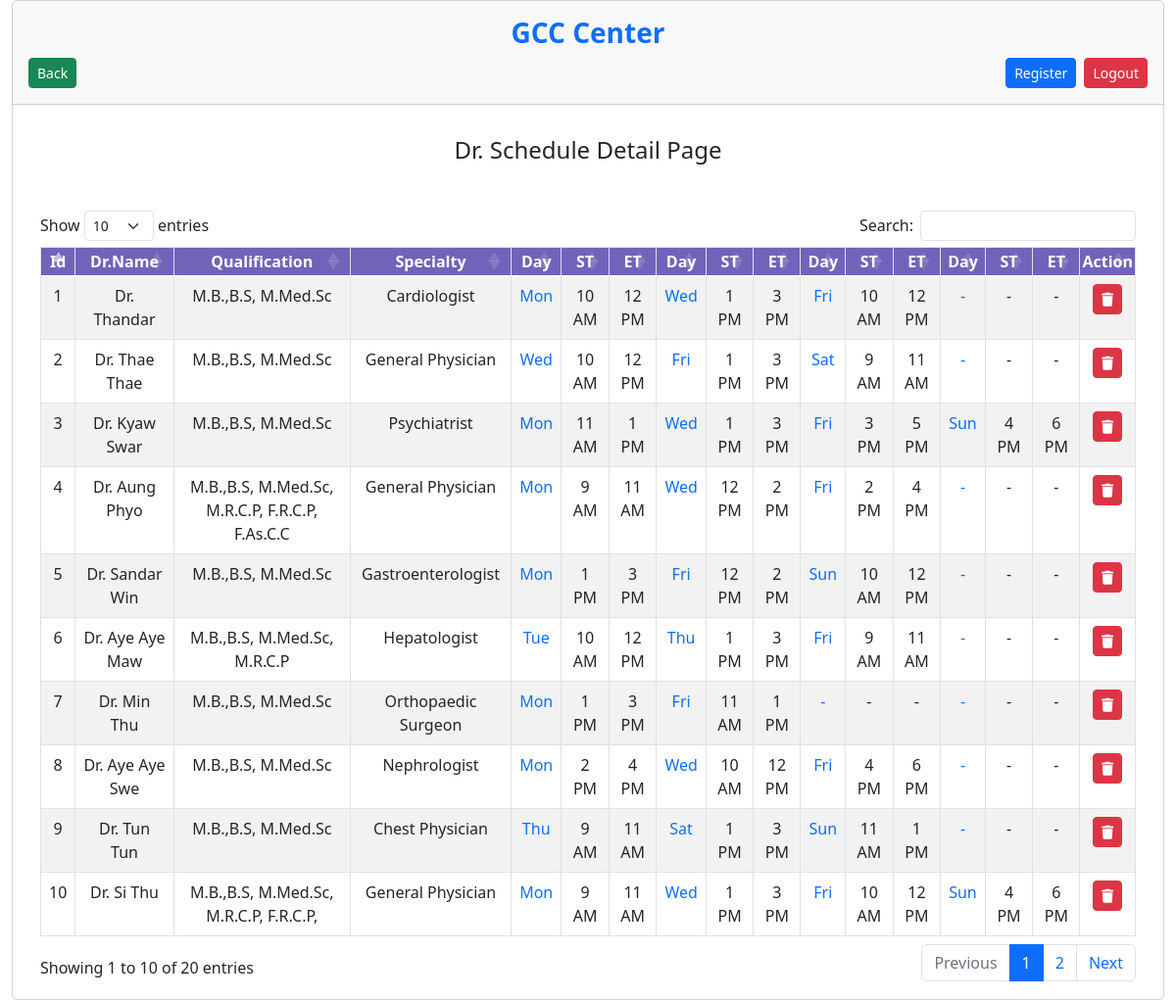
Screenshot of /schedule_admin.php (signed in) with the database file from the repository.
### tables this page shows
CREATE TABLE `schedule` (
  `id` int(11) NOT NULL,
  `doctor_id` int(11) NOT NULL,
  `name` varchar(100) NOT NULL,
  `qualification` varchar(100) NOT NULL,
  `specialty` varchar(100) NOT NULL,
  `day1` varchar(100) NOT NULL,
  `start1` varchar(100) NOT NULL,
  `end1` varchar(100) NOT NULL,
  `day2` varchar(100) NOT NULL,
  `start2` varchar(100) NOT NULL,
  `end2` varchar(100) NOT NULL,
  `day3` varchar(100) NOT NULL,
  `start3` varchar(100) NOT NULL,
  `end3` varchar(100) NOT NULL,
  `day4` varchar(100) NOT NULL,
  `start4` varchar(100) NOT NULL,
  `end4` varchar(100) NOT NULL
);

### schedule_admin.php (the view, shortened to what this page needs)
<?php
require 'connect.php';
?>
<!doctype html>
<html lang="en">
<head>
    <link href="https://cdn.jsdelivr.net/npm/bootstrap@5.0.2/dist/css/bootstrap.min.css" rel="stylesheet">
    <link rel="stylesheet" href="https://cdnjs.cloudflare.com/ajax/libs/font-awesome/6.4.2/css/all.min.css"/>
    <link rel="stylesheet" type="text/css" href="css/main.css">
    <link rel="stylesheet" href="https://cdnjs.cloudflare.com/ajax/libs/twitter-bootstrap/5.3.0/css/bootstrap.min.css">
    <link rel="stylesheet" href="https://cdn.datatables.net/1.13.6/css/dataTables.bootstrap5.min.css">
</head>
<body>
<div class="container-fluid">
    <div class="card">
        <div class="card-header mb-3 p-3">
            <div class="row">
                <div class="col-md-12"><h3 class="text-primary fw-bold text-center">GCC Center</h3></div>
                <div>
                    <form action="admin_dashboard.php" method="POST" class="float-end ms-2">
                        <button type="submit" name="logout_button" id="logout_button" class="btn btn-danger btn-sm" onclick="return confirm('Are you sure you want to logout?')">Logout</button>
                    </form>
                    <form action="schedule_register.php" method="POST" class="float-end ms-2" >
                        <button type="submit" name="senior_register_button" id="senior_register_button" class="btn btn-primary btn-sm">Register</button>
                    </form>
                    <form action="admin_dashboard.php" method="POST" class="float-start">
                        <button type="submit" name="back_button" id="back_button" class="btn btn-success btn-sm">Back</button>
                    </form>
                </div>
            </div>
        </div>
        <div class="card-body">
            <h4 class="text-center">Dr. Schedule Detail Page</h4>
            <div class="container-fluid mt-5">
                <table id="example" class="table table-striped table-bordered" style="width:100%">
                    <thead>
                    <tr>
                        <th>Id</th>
                        <th>Dr.Name</th>
                        <th>Qualification</th>
                        <th>Specialty</th>
                        <th>Day</th>
                        <th>ST</th>
                        <th>ET</th>
                        <th>Day</th>
                        <th>ST</th>
                        <th>ET</th>
                        <th>Day</th>
                        <th>ST</th>
                        <th>ET</th>
                        <th>Day</th>
                        <th>ST</th>
                        <th>ET</th>
                        <th>Action</th>
                    </tr>
                    </thead>
                    <tbody>
                    <?php
                    $query = "SELECT * FROM schedule";
                    $results = mysqli_query($db, $query);
                    foreach($results as $user) {
                        ?>
                        <tr>
                            <td><?php echo $user['id'] ?></td>
                            <td><?php echo $user['name'] ?></td>
                            <td><?php echo $user['qualification'] ?></td>
                            <td><?php echo $user['specialty'] ?></td>
                            <td class="text-primary"><?php echo  $user['day1'] ?></td>
                            <td><?php echo $user['start1'] ?></td>
                            <td><?php echo $user['end1'] ?></td>
                            <td class="text-primary"><?php echo $user['day2'] ?></td>
                            <td><?php echo $user['start2'] ?></td>
                            <td><?php echo $user['end2'] ?></td>
                            <td class="text-primary"><?php echo $user['day3'] ?></td>
                            <td><?php echo $user['start3'] ?></td>
                            <td><?php echo $user['end3'] ?></td>
                            <td class="text-primary"><?php echo $user['day4'] ?></td>
                            <td><?php echo $user['start4'] ?></td>
                            <td><?php echo $user['end4'] ?></td>
                            <td width="2%"><div><a href="schedule_admin.php?user_id_to_delete=<?php echo $user['id']; ?>" title="Delete" class="btn btn-danger text-center btn-sm mb-3"><i class="fa-solid fa-trash"></i></a></div>
                            </td>
                        </tr>
                        <?php
                    }
                    ?>
                    </tbody>
                </table>
            </div>
        </div>
    </div>
</body>
</html>

### schedule_admin.php (style rules this page uses)
th { background-color: rgba(113,99,186,255) !important; text-align: center !important; color:white !important; padding: 2px!important; text-align: center !important; }
tr { text-align: center !important; }

### rows the page displays
schedule: id "1", name "Dr. Thandar", qualification "M.B.,B.S, M.Med.Sc", specialty "Cardiologist", day1 "Mon", start1 "10 AM", end1 "12 PM", day2 "Wed", start2 "1 PM", end2 "3 PM", day3 "Fri", start3 "10 AM", end3 "12 PM", day4 "-", start4 "-", end4 "-"
schedule: id "2", name "Dr. Thae Thae", qualification "M.B.,B.S, M.Med.Sc", specialty "General Physician", day1 "Wed", start1 "10 AM", end1 "12 PM", day2 "Fri", start2 "1 PM", end2 "3 PM", day3 "Sat", start3 "9 AM", end3 "11 AM", day4 "-", start4 "-", end4 "-"
schedule: id "3", name "Dr. Kyaw Swar", qualification "M.B.,B.S, M.Med.Sc", specialty "Psychiatrist", day1 "Mon", start1 "11 AM", end1 "1 PM", day2 "Wed", start2 "1 PM", end2 "3 PM", day3 "Fri", start3 "3 PM", end3 "5 PM", day4 "Sun", start4 "4 PM", end4 "6 PM"
schedule: id "4", name "Dr. Aung Phyo", qualification "M.B.,B.S, M.Med.Sc, M.R.C.P, F.R.C.P, F.As.C.C", specialty "General Physician", day1 "Mon", start1 "9 AM", end1 "11 AM", day2 "Wed", start2 "12 PM", end2 "2 PM", day3 "Fri", start3 "2 PM", end3 "4 PM", day4 "-", start4 "-", end4 "-"
schedule: id "5", name "Dr. Sandar Win", qualification "M.B.,B.S, M.Med.Sc", specialty "Gastroenterologist", day1 "Mon", start1 "1 PM", end1 "3 PM", day2 "Fri", start2 "12 PM", end2 "2 PM", day3 "Sun", start3 "10 AM", end3 "12 PM", day4 "-", start4 "-", end4 "-"
schedule: id "6", name "Dr. Aye Aye Maw", qualification "M.B.,B.S, M.Med.Sc, M.R.C.P", specialty "Hepatologist", day1 "Tue", start1 "10 AM", end1 "12 PM", day2 "Thu", start2 "1 PM", end2 "3 PM", day3 "Fri", start3 "9 AM", end3 "11 AM", day4 "-", start4 "-", end4 "-"
schedule: id "7", name "Dr. Min Thu", qualification "M.B.,B.S, M.Med.Sc", specialty "Orthopaedic Surgeon", day1 "Mon", start1 "1 PM", end1 "3 PM", day2 "Fri", start2 "11 AM", end2 "1 PM", day3 "-", start3 "-", end3 "-", day4 "-", start4 "-", end4 "-"
schedule: id "8", name "Dr. Aye Aye Swe", qualification "M.B.,B.S, M.Med.Sc", specialty "Nephrologist", day1 "Mon", start1 "2 PM", end1 "4 PM", day2 "Wed", start2 "10 AM", end2 "12 PM", day3 "Fri", start3 "4 PM", end3 "6 PM", day4 "-", start4 "-", end4 "-"
schedule: id "9", name "Dr. Tun Tun", qualification "M.B.,B.S, M.Med.Sc", specialty "Chest Physician", day1 "Thu", start1 "9 AM", end1 "11 AM", day2 "Sat", start2 "1 PM", end2 "3 PM", day3 "Sun", start3 "11 AM", end3 "1 PM", day4 "-", start4 "-", end4 "-"
schedule: id "10", name "Dr. Si Thu", qualification "M.B.,B.S, M.Med.Sc, M.R.C.P, F.R.C.P,", specialty "General Physician", day1 "Mon", start1 "9 AM", end1 "11 AM", day2 "Wed", start2 "1 PM", end2 "3 PM", day3 "Fri", start3 "10 AM", end3 "12 PM", day4 "Sun", start4 "4 PM", end4 "6 PM"
